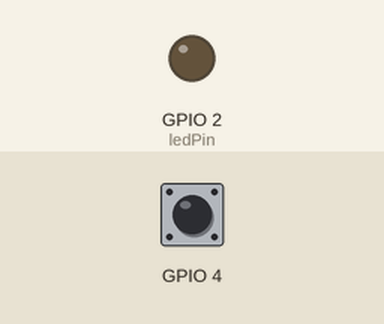
Recording of a sketch running on a simulated ESP32. Parts: output pins drawn as LEDs (lit = HIGH). The inputs (shaded band) are chosen by the test bench; at power-on: GPIO 4 HIGH.

Above: at 1.2 s.
1.3 s: GPIO 4 pulled LOW for 0.25 s
At 1.5 s:
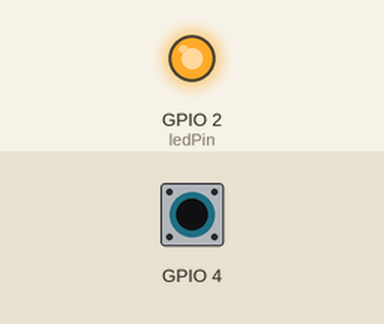
3.1 s: GPIO 4 pulled LOW for 3.2 s
At 7.6 s:
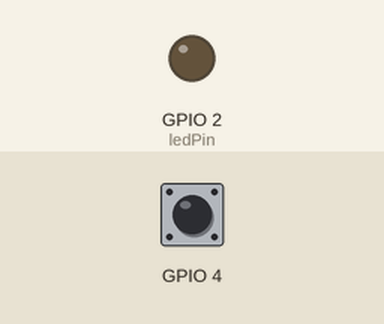
Timing chart, 0 to 9.1 s (numbered marks = the images above; inputs shaded):
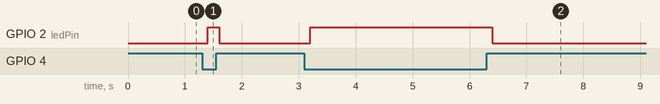

Measured:
- after the input at 1.3 s, GPIO 2 (ledPin): LOW → HIGH after 0.10 s, → LOW 0.20 s later
- after the input at 3.1 s, GPIO 2 (ledPin): LOW → HIGH after 0.10 s, → LOW 3.2 s later

The sketch:

sketch_may10b.ino
```cpp
int ledPin = 2;
void setup() {
  Serial.begin(9600);
  pinMode(ledPin, OUTPUT);
}
void loop() {
 if(touchRead(T0) < 30){
  digitalWrite(ledPin, HIGH);
 }
 else{
    digitalWrite(ledPin, LOW);
 }
  delay(200);
}
```
